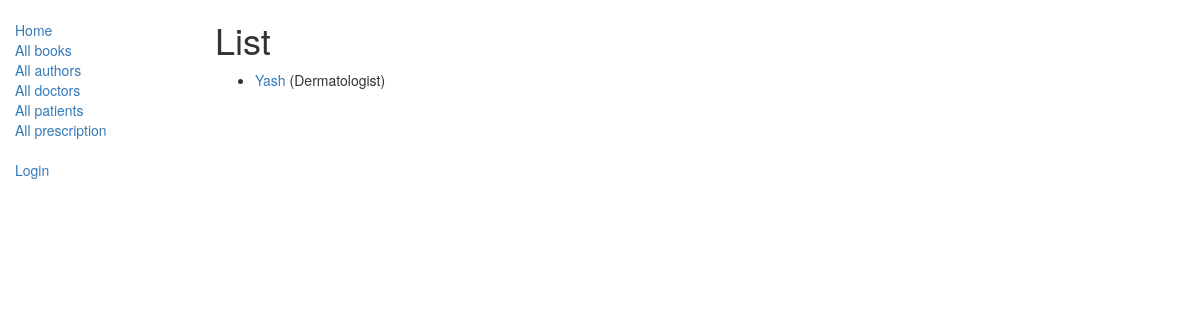
/catalog/doctors/, run on an earlier commit of the app's database.
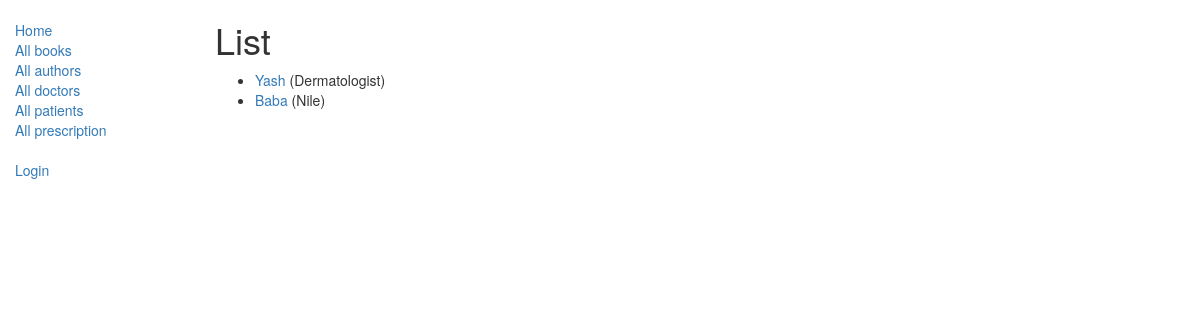
And on a later commit of the database.
### catalog/models.py (models this page shows, shortened)
class Doctor(models.Model):
    first_name = models.CharField(max_length = 30)
    user_name = models.OneToOneField(User,on_delete=models.SET_NULL, null=True, blank=True)
    last_name = models.CharField(max_length = 30)
    address = models.CharField(max_length = 100)
    specialization = models.CharField(max_length = 100)
    hospital  = models.CharField(max_length= 10)
    def get_absolute_url(self):
        return reverse('doctor-detail', args=[str(self.id)])

### catalog/views.py (the view)
# urls.py: path('doctors/',views.DoctorListView.as_view(),name='doctors'),
class DoctorListView(generic.ListView):
    model = Doctor
    paginate_by = 10

### catalog/templates/catalog/doctor_list.html
{% extends "base_generic.html" %}
{% block content %}
    <h1> List</h1>
    {% if doctor_list %}
    <ul>
      {% for doctor in doctor_list %}
      <li>
        <a href="{{ doctor.get_absolute_url }}">{{ doctor.first_name }}</a> ({{doctor.specialization}})
      </li>
      {% endfor %}
    </ul>
    {% else %}
      <p>There are no doctors registered.</p>
    {% endif %}
{% endblock %}

### catalog/templates/base_generic.html (shortened to what this page needs)
<!DOCTYPE html>
<html lang="en">
<head>
  <link rel="stylesheet" href="https://maxcdn.bootstrapcdn.com/bootstrap/3.3.7/css/bootstrap.min.css">
  {% load static %}
  <link rel="stylesheet" href="{% static 'css/styles.css' %}">
</head>
<body>
<div class="container-fluid">
<div class="row">
  <div class="col-sm-2">
  {% block sidebar %}
  <ul class="sidebar-nav">
    <li><a href="{% url 'index' %}">Home</a></li>
    <li><a href="{% url 'books' %}">All books</a></li>
    <li><a href="{% url 'authors' %}">All authors</a></li>
    <li><a href="{% url 'doctors' %}">All doctors</a></li>
    <li><a href="{% url 'patients' %}">All patients</a></li>
    <li><a href="{% url 'prescriptions' %}">All prescription</a></li>
  </ul>
  <ul class="sidebar-nav">
   {% if user.is_authenticated %}
     <li>User: {{ user.get_username }}</li>
     <li><a href="{% url 'my-borrowed' %}">My Borrowed</a></li>
     <li><a href="{% url 'logout'%}?next={{request.path}}">Logout</a></li>
   {% else %}
     <li><a href="{% url 'login'%}?next={{request.path}}">Login</a></li>
   {% endif %}
  </ul>
{% endblock %}
  </div>
  <div class="col-sm-10 ">
  {% block content %}{% endblock %}
  </div>
</div>
</div>
</body>
</html>

### catalog/static/css/styles.css (style rules this page uses)
.sidebar-nav { margin-top: 20px; padding: 0; list-style: none; }

What changed in the data, as far as the page shows it:
added Doctor: first_name "Baba", specialization "Nile"
